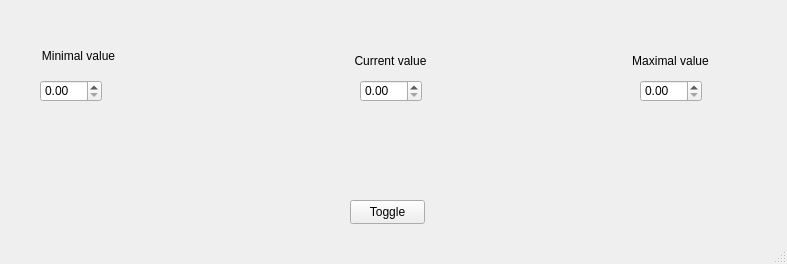
<?xml version="1.0" encoding="UTF-8"?>
<ui version="4.0">
 <class>MainWindow</class>
 <widget class="QMainWindow" name="MainWindow">
  <property name="geometry">
   <rect>
    <x>0</x>
    <y>0</y>
    <width>787</width>
    <height>264</height>
   </rect>
  </property>
  <property name="windowTitle">
   <string>Engine speed manager</string>
  </property>
  <widget class="QWidget" name="centralwidget">
   <widget class="QDoubleSpinBox" name="mVelocity">
    <property name="geometry">
     <rect>
      <x>40</x>
      <y>80</y>
      <width>62</width>
      <height>22</height>
     </rect>
    </property>
    <property name="maximum">
     <double>999.990000000000009</double>
    </property>
   </widget>
   <widget class="QDoubleSpinBox" name="cVelocity">
    <property name="geometry">
     <rect>
      <x>360</x>
      <y>80</y>
      <width>62</width>
      <height>22</height>
     </rect>
    </property>
    <property name="maximum">
     <double>9999.989999999999782</double>
    </property>
   </widget>
   <widget class="QDoubleSpinBox" name="tVelocity">
    <property name="geometry">
     <rect>
      <x>640</x>
      <y>80</y>
      <width>62</width>
      <height>22</height>
     </rect>
    </property>
    <property name="maximum">
     <double>999.990000000000009</double>
    </property>
   </widget>
   <widget class="QPushButton" name="togglePushButton">
    <property name="geometry">
     <rect>
      <x>350</x>
      <y>200</y>
      <width>75</width>
      <height>24</height>
     </rect>
    </property>
    <property name="text">
     <string>Toggle</string>
    </property>
   </widget>
   <widget class="QLabel" name="labelMV">
    <property name="geometry">
     <rect>
      <x>8</x>
      <y>35</y>
      <width>141</width>
      <height>41</height>
     </rect>
    </property>
    <property name="text">
     <string>Minimal value</string>
    </property>
    <property name="alignment">
     <set>Qt::AlignCenter</set>
    </property>
   </widget>
   <widget class="QLabel" name="labelCV">
    <property name="geometry">
     <rect>
      <x>320</x>
      <y>40</y>
      <width>141</width>
      <height>41</height>
     </rect>
    </property>
    <property name="text">
     <string>Current value</string>
    </property>
    <property name="alignment">
     <set>Qt::AlignCenter</set>
    </property>
   </widget>
   <widget class="QLabel" name="labelTV">
    <property name="geometry">
     <rect>
      <x>600</x>
      <y>40</y>
      <width>141</width>
      <height>41</height>
     </rect>
    </property>
    <property name="text">
     <string>Maximal value</string>
    </property>
    <property name="alignment">
     <set>Qt::AlignCenter</set>
    </property>
   </widget>
  </widget>
  <widget class="QMenuBar" name="menubar">
   <property name="geometry">
    <rect>
     <x>0</x>
     <y>0</y>
     <width>787</width>
     <height>22</height>
    </rect>
   </property>
  </widget>
  <widget class="QStatusBar" name="statusbar"/>
 </widget>
 <resources/>
 <connections/>
</ui>
